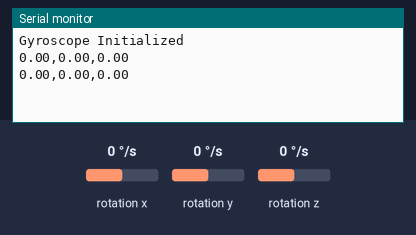
Simulated run of this sketch. Board: Arduino Nano 33 IoT. Shown: the last lines printed to the serial monitor. The inputs (shaded band) are chosen by the test bench; at power-on: rotation x 0 °/s, rotation y 0 °/s, rotation z 0 °/s.

Above: at 1.8 s.
1.9 s: rotation x set to -192 °/s
At 2.8 s:
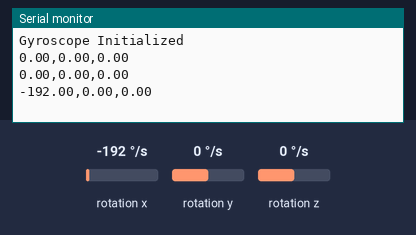
3.4 s: rotation y set to -192 °/s
At 4.7 s:
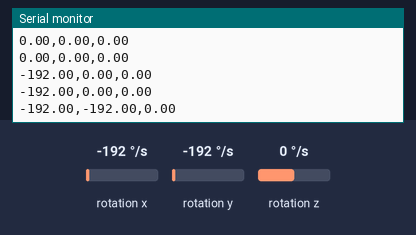
4.9 s: rotation z set to -192 °/s
At 5.5 s:
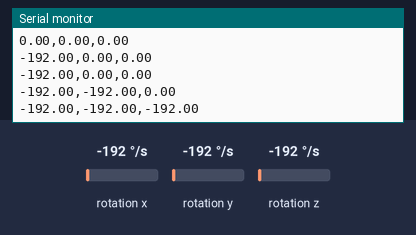

The sketch:

serial_comm_script_py_copy_20240828150218.ino
```cpp
#include <Arduino_LSM6DS3.h>  // Include the sensor library

void setup() {
  Serial.begin(9600);  // Start serial communication at 9600 baud
  while (!Serial);     // Wait for the serial connection to establish

  // Initialize the IMU (LSM6DS3)
  if (!IMU.begin()) {
    Serial.println("Failed to initialize IMU!");
    while (1);  // Stop if the sensor can't be found
  }

  Serial.println("Gyroscope Initialized");
}

void loop() {
  float x, y, z;

  // Read the gyroscope values
  if (IMU.gyroscopeAvailable()) {
    IMU.readGyroscope(x, y, z);

    // Send the gyroscope data as CSV string (x, y, z)
    Serial.print(x);
    Serial.print(",");
    Serial.print(y);
    Serial.print(",");
    Serial.println(z);

    delay(1000);  // Sample every 1000ms
  }
}
```

Measured:
- after the input at 1.9 s, the serial monitor: prints a new line after 0.10 s (image 1)
- after the input at 3.4 s, the serial monitor: prints a new line after 0.61 s (image 2)
- after the input at 4.9 s, the serial monitor: prints a new line after 0.11 s (image 3)
